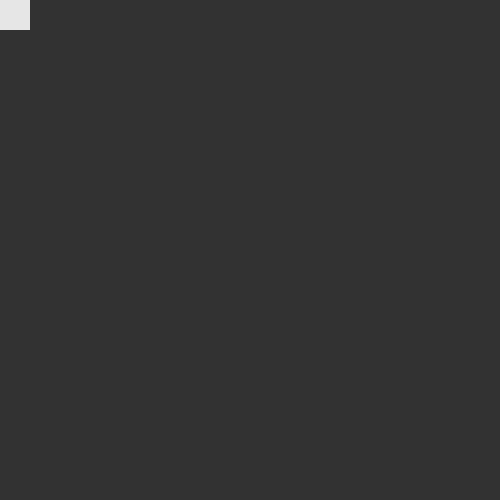
Frame 1 (no input)
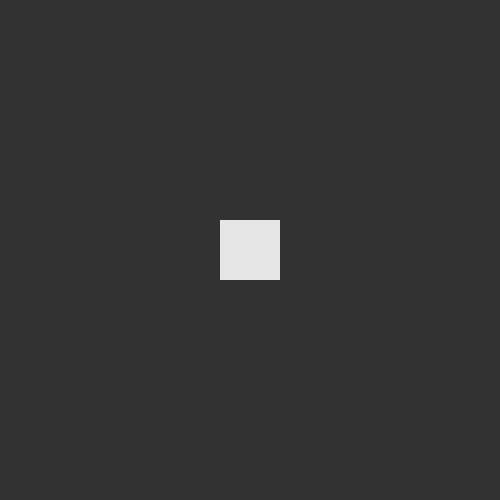
Frame 2 (the mouse pressed at the canvas centre, redrawn once)

The Processing sketch that drew these frames (run headless with seeded random() and noise(); the mouse was pressed at the canvas centre and the sketch redrawn once):

// Processing sketch: processing_167713
// ── processing_167713.pde

  

void setup() {
  size(500, 500);
  background(200);
  noLoop();  // draw() will not loop
  noStroke();
  rectMode(CENTER);
}

float x = 0;

void draw() {
   int s = second();
int sRest = s%2;
 
if(sRest>0) {
 
  fill(200);
rect(width/2, height/2, width, height);
fill(230);
rect(mouseX, mouseY, 60, 60);
}

else { 
  fill(50);
rect(width/2, height/2, width, height);
fill(230);
rect(mouseX, mouseY, 60, 60);
}
}

void mousePressed() {
  loop();  // Holding down the mouse activates looping
}

void mouseReleased() {
  noLoop();  // Releasing the mouse stops looping draw()
  fill(200);
rect(width/2, height/2, width, height);
fill(230);
rect(mouseX, mouseY, 60, 60);
}
